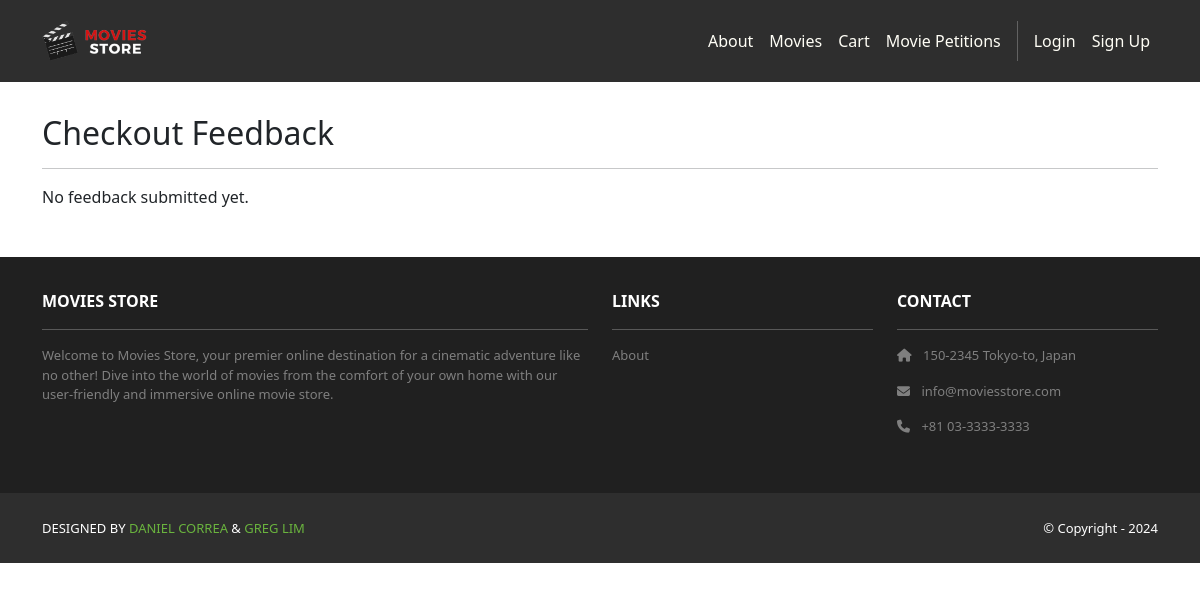
The page /cart/feedback/ on the database as committed earlier.
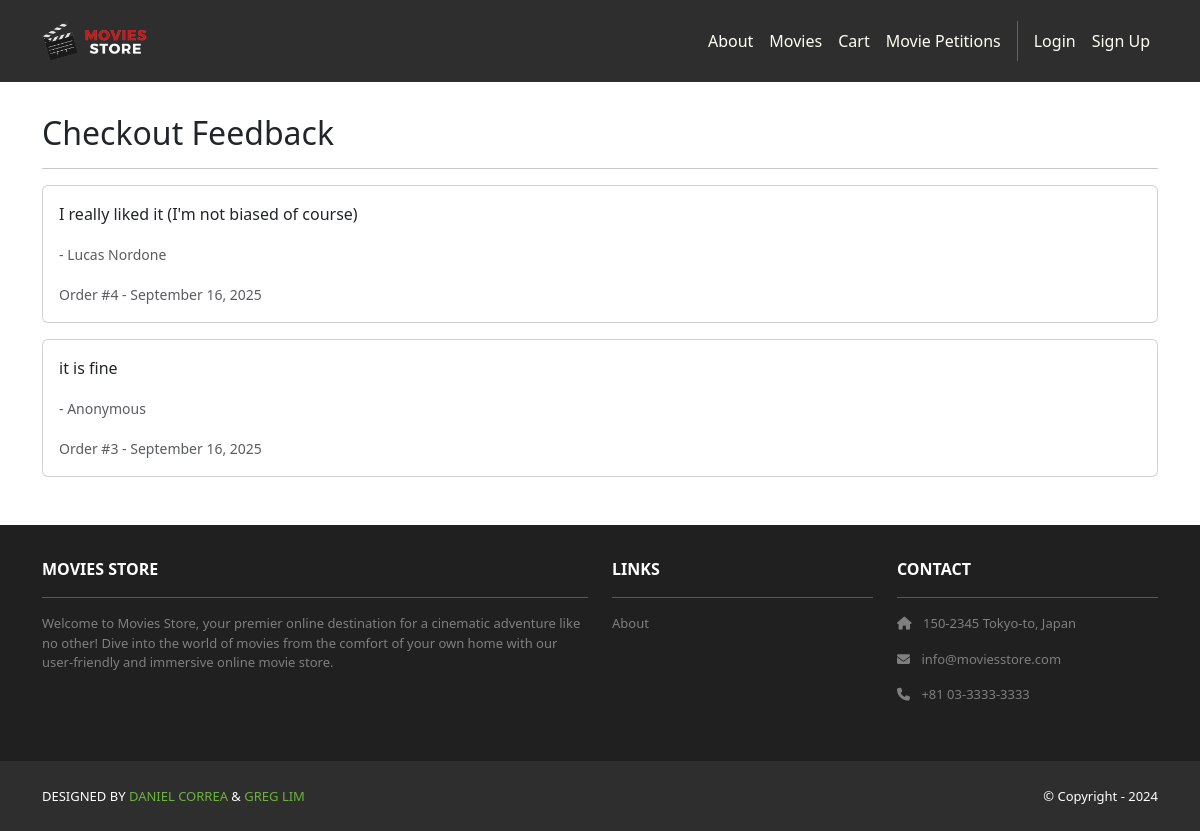
The same page on the database as committed later.
### cart/models.py (models this page shows, shortened)
class CheckoutFeedback(models.Model):
    order = models.OneToOneField('Order', on_delete=models.CASCADE)
    name = models.CharField(max_length=100, blank=True, null=True)
    feedback = models.TextField()
    created_at = models.DateTimeField(auto_now_add=True)

class Order(models.Model):
    id = models.AutoField(primary_key=True)
    total = models.IntegerField()
    date = models.DateTimeField(auto_now_add=True)
    user = models.ForeignKey(User, on_delete=models.CASCADE)

### cart/views.py (the view)
# urls.py: path('feedback/', views.view_feedback, name='cart.view_feedback'),
def view_feedback(request):
    feedback_list = CheckoutFeedback.objects.all().order_by('-created_at')
    template_data = {
        'title': 'Checkout Feedback',
        'feedback_list': feedback_list
    }
    return render(request, 'cart/feedback.html', {'template_data': template_data})

### cart/templates/cart/feedback.html
{% extends 'base.html' %}
{% block content %}
<div class="p-3">
  <div class="container">
    <div class="row mt-3">
      <div class="col mx-auto mb-3">
        <h2>Checkout Feedback</h2>
        <hr />
        {% if template_data.feedback_list %}
          {% for feedback in template_data.feedback_list %}
            <div class="card mb-3">
              <div class="card-body">
                <p class="card-text">{{ feedback.feedback }}</p>
                {% if feedback.name %}
                  <p class="card-text"><small class="text-muted">- {{ feedback.name }}</small></p>
                {% else %}
                  <p class="card-text"><small class="text-muted">- Anonymous</small></p>
                {% endif %}
                <p class="card-text"><small class="text-muted">Order #{{ feedback.order.id }} - {{ feedback.created_at|date:"F j, Y" }}</small></p>
              </div>
            </div>
          {% endfor %}
        {% else %}
          <p>No feedback submitted yet.</p>
        {% endif %}
      </div>
    </div>
  </div>
</div>
{% endblock content %}

Rows that differ between the two databases and show on the page:
added CheckoutFeedback: feedback "I really liked it (I'm not biased of course)", name "Lucas Nordone", order.id "4", created_at "September 16, 2025"
added CheckoutFeedback: feedback "it is fine", shows "- Anonymous", order.id "3", created_at "September 16, 2025"
Other text that changed with them:
text no longer shown: "No feedback submitted yet."
